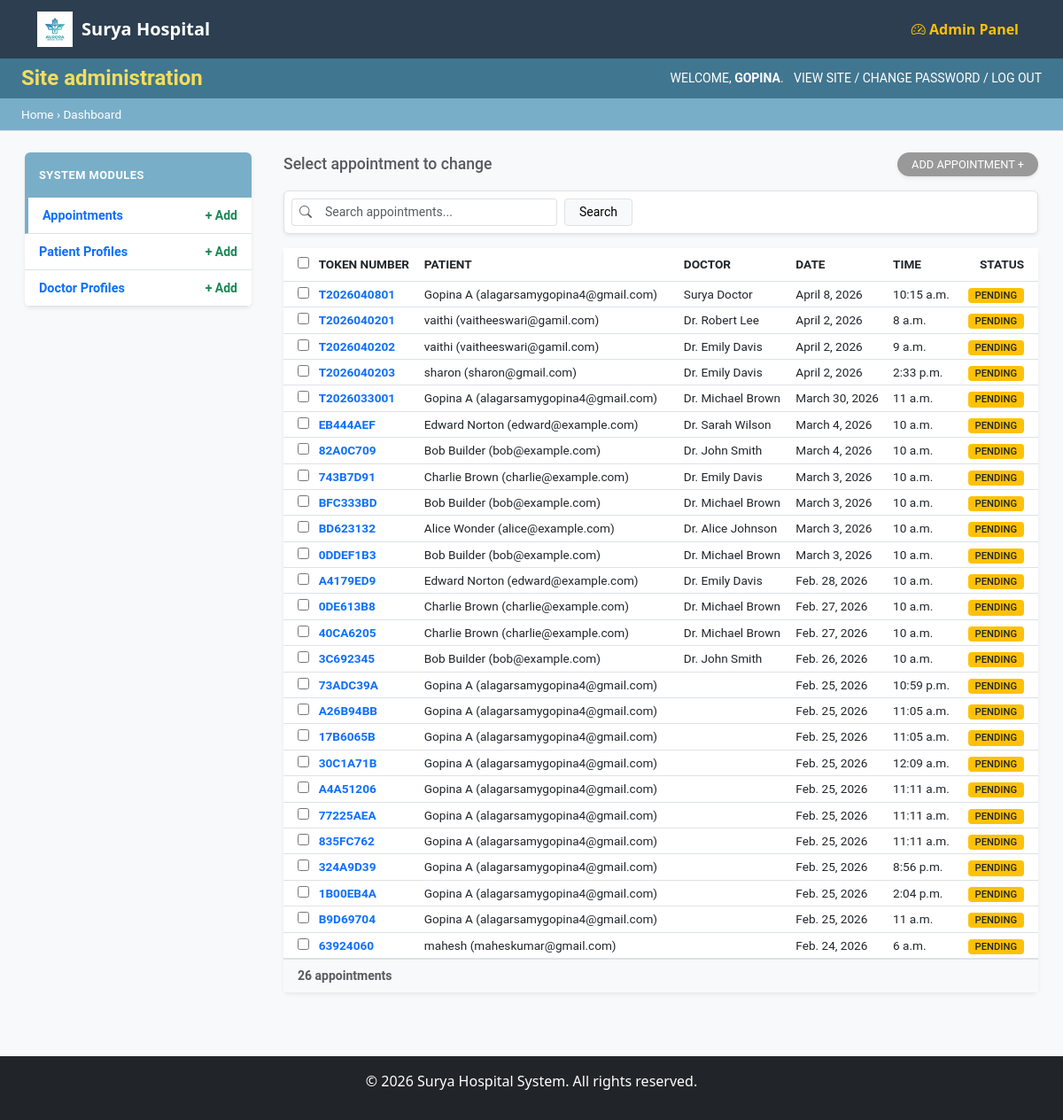
Before: /admin-dashboard/ (signed in) with the older database file.
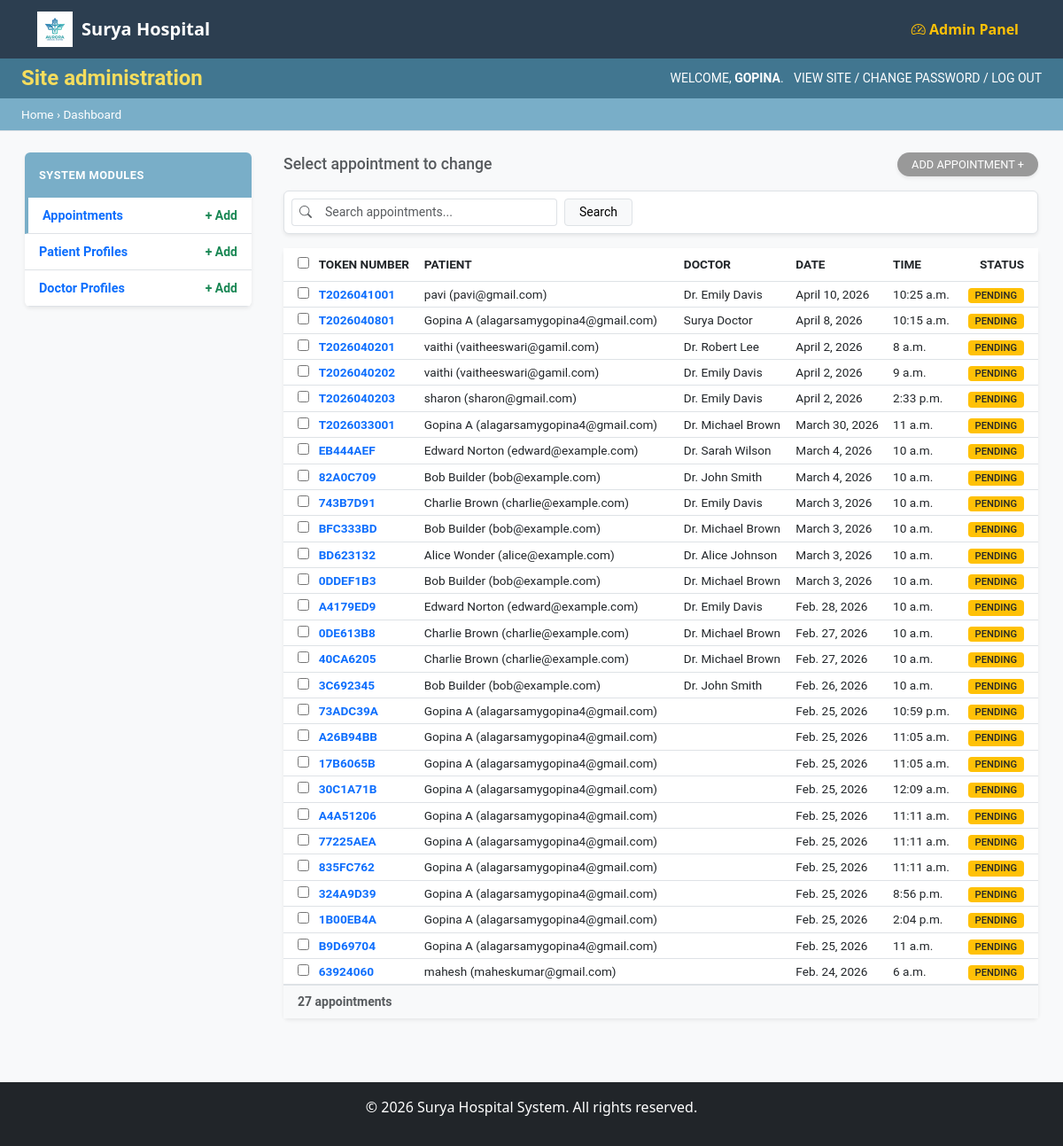
After: the same page with the newer database file.
### appointments/models.py (models this page shows, shortened)
class Appointment(models.Model):
    STATUS_CHOICES = [
        ('pending', 'Pending / Waiting'),
        ('completed', 'Completed'),
        ('cancelled', 'Cancelled'),
    ]
    patient_name = models.CharField(max_length=100)
    patient_email = models.EmailField()
    patient_phone = models.CharField(max_length=20)
    doctor = models.ForeignKey(Doctor, on_delete=models.SET_NULL, null=True, blank=True)
    appointment_date = models.DateField()
    appointment_time = models.TimeField()
    reason = models.TextField()
    status = models.CharField(max_length=20, choices=STATUS_CHOICES, default='pending')
    token_number = models.CharField(max_length=20, editable=False, null=True, blank=True)
    created_at = models.DateTimeField(auto_now_add=True)
    class Meta:
        ordering = ['-appointment_date']

class Doctor(models.Model):
    name = models.CharField(max_length=100)
    username = models.CharField(max_length=100, unique=True, null=True, blank=True)
    email = models.EmailField(unique=True, null=True, blank=True)
    password = models.CharField(max_length=100, null=True, blank=True)
    specialization = models.CharField(max_length=100)
    department = models.ForeignKey(Department, on_delete=models.SET_NULL, null=True, blank=True, related_name='doctors')
    available_days = models.CharField(max_length=200, help_text="e.g., Monday, Tuesday, Wednesday")
    available_time_start = models.TimeField()
    available_time_end = models.TimeField()

### home/views.py (the view)
# urls.py: path('admin-dashboard/', views.admin_dashboard, name='admin_dashboard'),
def admin_dashboard(request):
    if not request.user.is_authenticated or not request.user.is_staff:
        return redirect('admin_login')
    patients = Patient.objects.all()
    appointments = Appointment.objects.all().order_by('-appointment_date')
    doctors = Doctor.objects.all()
    context = {
        'patients': patients,
        'appointments': appointments,
        'doctors': doctors,
    }
    return render(request, 'home/admin_dashboard.html', context)

### home/templates/home/admin_dashboard.html (shortened to what the changed rows need)
{% extends 'home/base.html' %}
{% block content %}
<div class="admin-wrapper" style="margin-top: -1.5rem; min-height: 100vh; background-color: #f8f9fa;">
    <div class="admin-header py-2 px-4 d-flex justify-content-between align-items-center"
        style="background-color: #417690; color: #f5dd5d;">
        <h1 class="h4 mb-0 fw-bold">Site administration</h1>
    </div>
    <div class="container-fluid mt-4">
        <div class="row px-3">
            <div class="col-md-9 text-dark">
                <div id="appointments-sec" class="admin-section">
                    <div class="card shadow-sm border-0">
                        <div class="card-body p-0">
                            <table class="table table-sm table-hover mb-0" style="font-size: 0.85rem;">
                                <thead style="background-color: #f8f8f8; color: #666;">
                                    <tr>
                                        <th class="ps-3 py-2"><input type="checkbox"></th>
                                        <th class="py-2 text-uppercase">Token Number</th>
                                        <th class="py-2 text-uppercase">Patient</th>
                                        <th class="py-2 text-uppercase">Doctor</th>
                                        <th class="py-2 text-uppercase">Date</th>
                                        <th class="py-2 text-uppercase">Time</th>
                                        <th class="py-2 pe-3 text-uppercase text-end">Status</th>
                                    </tr>
                                </thead>
                                <tbody>
                                    {% for appt in appointments %}
                                    <tr style="cursor: pointer;">
                                        <td class="ps-3"><input type="checkbox"></td>
                                        <td><a href="#" class="text-primary text-decoration-none fw-bold">{{ appt.token_number }}</a></td>
                                        <td>{{ appt.patient_name }} ({{ appt.patient_email }})</td>
                                        <td>{{ appt.doctor.name }}</td>
                                        <td>{{ appt.appointment_date }}</td>
                                        <td>{{ appt.appointment_time }}</td>
                                        <td class="pe-3 text-end">
                                            <span
                                                class="badge {% if appt.status == 'pending' %}bg-warning text-dark{% elif appt.status == 'confirmed' %}bg-info text-white{% else %}bg-secondary{% endif %}"
                                                style="font-size: 0.7rem; font-weight: 500; border-radius: 4px; padding: 3px 8px;">{{ appt.status|upper }}</span>
                                        </td>
                                    </tr>
                                    {% empty %}
                                    <tr>
                                        <td colspan="7" class="text-center py-4 text-muted">No appointments found.</td>
                                    </tr>
                                    {% endfor %}
                                </tbody>
                            </table>
                            <div class="p-2 px-3 border-top bg-light small fw-bold text-muted">
                                {{ appointments|length }} appointments
                            </div>
                        </div>
                    </div>
                </div>
            </div>
        </div>
    </div>
</div>
{% endblock %}

Changed rows visible on the page:
added Appointment: token_number "T2026041001", patient_name "pavi", patient_email "pavi@gmail.com", doctor.name "Dr. Emily Davis", appointment_date "April 10, 2026", appointment_time "10:25 a.m.", status "PENDING"
Other visible differences:
{{ appointments|length }}: "26" → "27"
